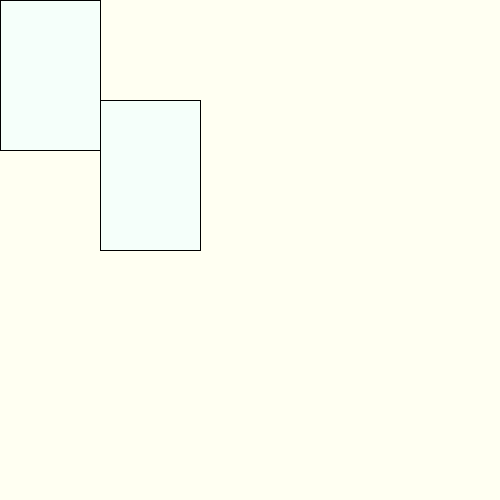
Frame 1 (no input)
Frame 60 (the mouse pressed at the canvas centre just before this capture): identical to frame 1, image omitted
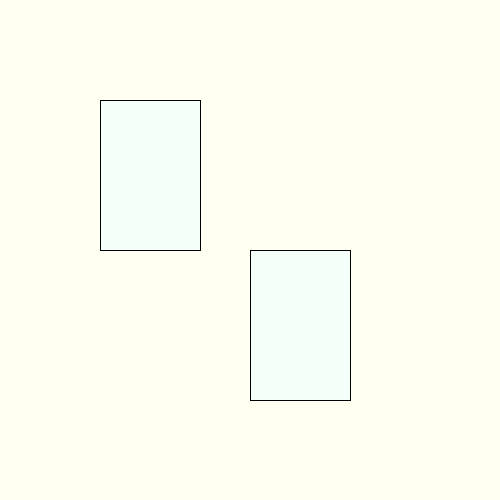
Frame 120 (the mouse held since frame 60 and released just before this capture)

The Processing sketch that drew these frames (run headless with seeded random() and noise(); from frame 60 on, the mouse is pressed at the canvas centre):

// Processing sketch: week01_1
// ── week01_1.pde
void setup() {
  size(500, 500);
}
void draw()
{
  background(#FFFFF2);
  fill(#F5FFFA);
  rect(100, 100, 100, 150);  //長方形（X起始位置, Y起始位置, 長, 寬）
  rect(mouseX, mouseY, 100, 150);
}
